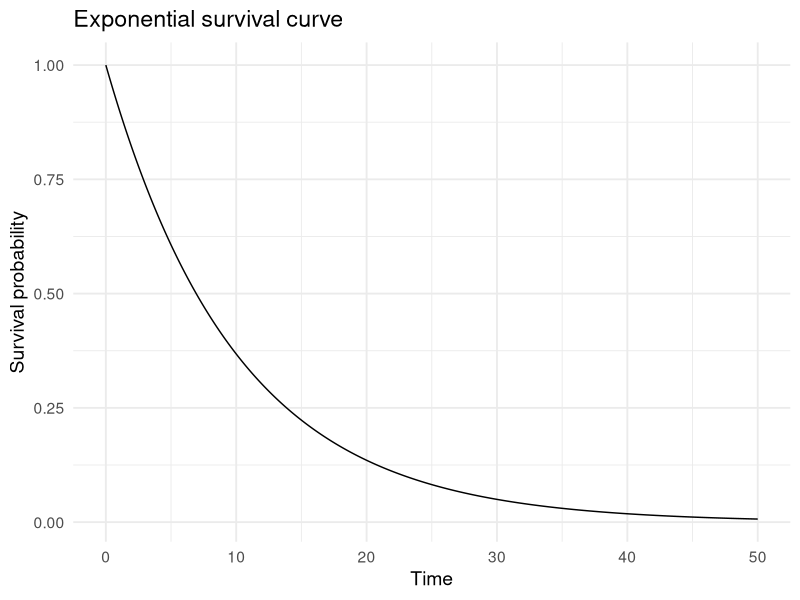
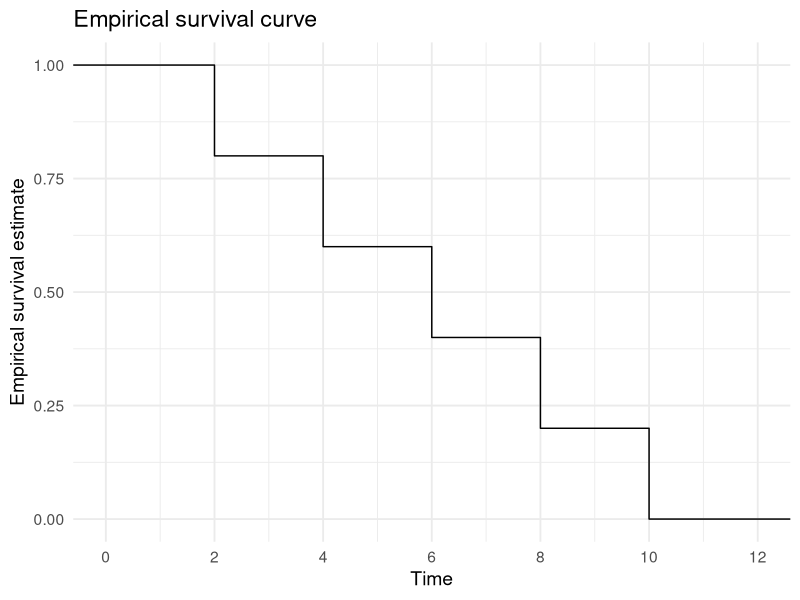

These figures' R source, in order: (Note: this script raises an error after producing the figures.)
## ---- chunk 1
library(tidyverse)
theme_set(theme_minimal(base_size = 14))
## ---- chunk 2
lambda <- 0.1
t <- seq(0,50,length.out=400)

S <- exp(-lambda * t)

ggplot(tibble(t,S), aes(x=t,y=S)) +
  geom_line() +
  labs(
    x="Time",
    y="Survival probability",
    title="Exponential survival curve"
  )
## ---- chunk 3
times <- c(2,4,6,8,10)

df <- tibble(time = times)

ggplot(df, aes(x = time)) +
  stat_ecdf(geom = "step", aes(y = 1 - after_stat(y))) +
  labs(
    x = "Time",
    y = "Empirical survival estimate",
    title = "Empirical survival curve"
  ) + 
  scale_x_continuous(limits = c(0,12),breaks = seq(0,12,by = 2))
## ---- chunk 4
library(survival)
library(survminer)


time <- c(2,4,6,7,10)
event <- c(1,1,0,1,0)
data_use = Surv(time, event)

fit <- survfit(Surv(time, event) ~ 1)

out = suppressWarnings(ggsurvplot(fit, 
           data = data_use,
           risk.table = TRUE,
           conf.int = FALSE))

out$plot
